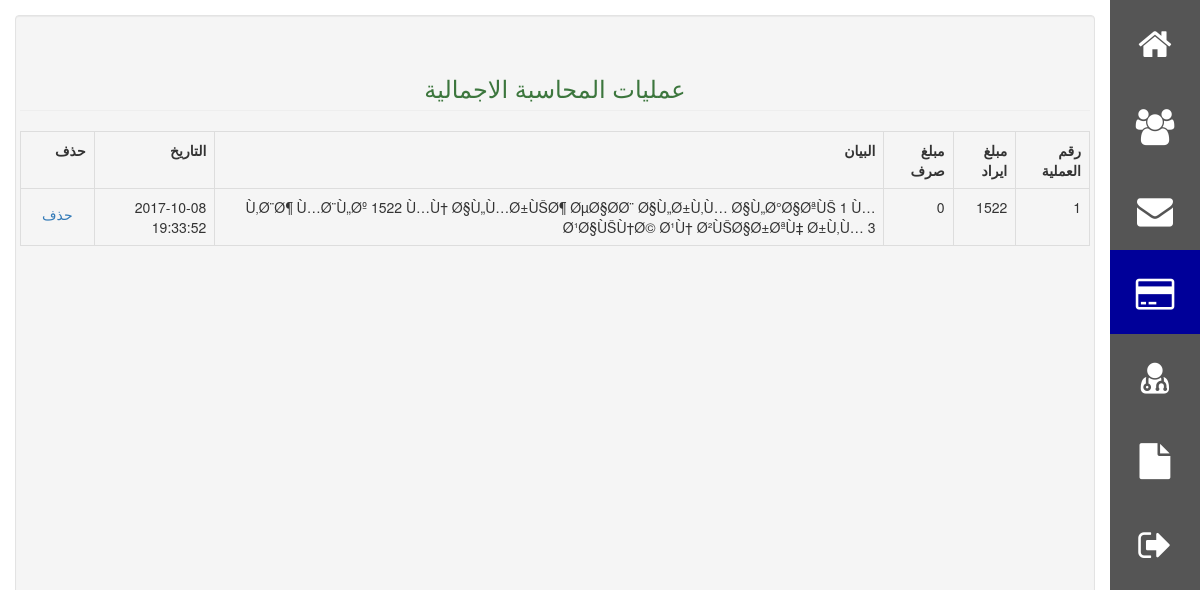
Screenshot of /clinic/admin/accounting.php with the database file from the repository.
### tables this page shows
CREATE TABLE IF NOT EXISTS `financial` (
  `id` int(11) NOT NULL AUTO_INCREMENT,
  `in_cost` int(11) NOT NULL DEFAULT '0',
  `out_cost` int(11) NOT NULL DEFAULT '0',
  `account` int(11) NOT NULL,
  `report` text NOT NULL,
  `notes` text NOT NULL,
  `time` datetime NOT NULL DEFAULT CURRENT_TIMESTAMP,
  PRIMARY KEY (`id`)
);

### clinic/admin/accounting.php (the view, shortened to what this page needs)
<?php
    include '../db/db_connect.php';
?>
<!doctype html>
<html dir="rtl">
    <head>
        <link rel="stylesheet" href="../css/bootstrap.min.css"/>
        <link rel="stylesheet" href="../css/style.css"/>
        <link rel="stylesheet" href="https://cdnjs.cloudflare.com/ajax/libs/font-awesome/4.7.0/css/font-awesome.min.css">
    </head>
    <body>
        <div class="admin">
            <div class="icon-bar">
                <a href="index.php"><i class="fa fa-home"></i></a>
                <a href="users.php"><i class="fa fa-users"></i></a>
                <a href="contacts.php"><i class="fa fa-envelope"></i></a>
                <a class="active1" href="accounting.php"><i class="fa fa-credit-card"></i></a>
                <a href="clinic.php"><i class="fa fa-user-md"></i></a>
                <a href="files.php"><i class="fa fa-file"></i></a>
                <a href="../logout.php"><i class="fa fa-sign-out "></i></a>
            </div>
            <div class="led well">
                <div class="row">
                    <h3 class="page-header text-center text-success">عمليات المحاسبة الاجمالية</h3>
                    <?php
                    $sql1 = "select * from financial order by id desc";
                    $query1 = mysqli_query($conn, $sql1);
                    echo "<table class='table table-bordered table-responsive'>";
                    echo "<tr><th class='text-right'>رقم العملية</th><th class='text-right'> مبلغ ايراد</th><th class='text-right'>مبلغ صرف</th><th class='text-right'>البيان</th><th class='text-right'>التاريخ</th><th class='text-right'>حذف</th></tr>";
                    while ($row1 = mysqli_fetch_assoc($query1)) {
                        echo '<tr>';
                        echo '<td>' . $row1['id'] . '</td>';
                        echo '<td>' . $row1['in_cost'] . '</td>';
                        echo '<td>' . $row1['out_cost'] . '</td>';
                        echo '<td>' . $row1['report'] . '</td>';
                        echo '<td>' . $row1['time'] . '</td>';
                        echo "<td><a class='btn btn-link' href='del_rec.php?id=" . $row1['id'] . "'>حذف</a></td>";
                        echo '</tr>';
                    }
                    echo "</table>";
                    ?>
                </div>
            </div>
        </div>
    </body>
</html>

### clinic/css/style.css (style rules this page uses)
body, html { height: 100%; }
.icon-bar { width: 90px; background-color: #555; height: 100%; float: right; }
.icon-bar a { display: block; text-align: center; padding: 16px; transition: all 0.3s ease; color: white; font-size: 36px; }
.active1 { background-color: #000099; }
.led { margin-right: 15px; float: right; margin-top: 15px; height: 100%; width: 90%; }
.admin { display: inline-block; height: 100%; width: 100%; }

### rows the page displays
financial: id "1", in_cost "1522", out_cost "0", report "Ù‚Ø¨Ø¶ Ù…Ø¨Ù„Øº 1522 Ù…Ù† Ø§Ù„Ù…Ø±ÙŠØ¶ ØµØ§Ø­Ø¨ Ø§Ù„Ø±Ù‚Ù… Ø§Ù„Ø°Ø§ØªÙŠ 1 Ù…Ø¹Ø§ÙŠÙ†Ø© Ø¹Ù† Ø²ÙŠØ§Ø±ØªÙ‡ Ø±Ù‚Ù… 3", time "2017-10-08 19:33:52"
